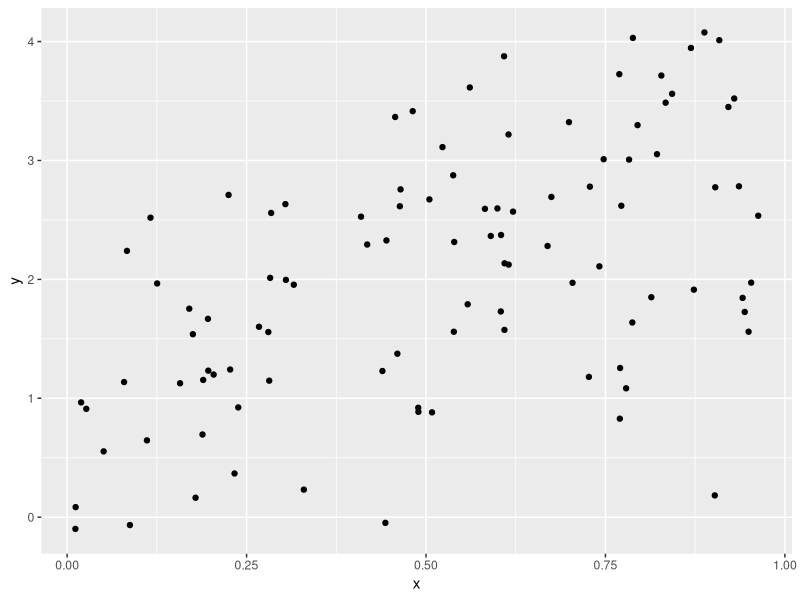

The R source for this figure:
## ---- chunk 1
library(tidyverse)

plot_df =
  tibble(
    x = runif(100),
    y = 1 + 2 * x + rnorm(100)
  )

plot_df |>
  ggplot(aes(x = x, y = y)) +
  geom_point()
